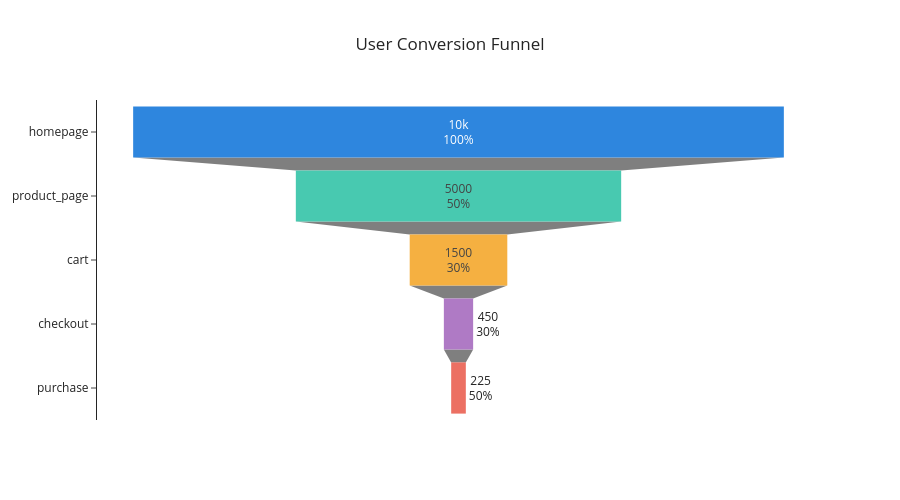

Here is the notebook cell this chart was saved with:
### Code cell
fig = go.Figure(go.Funnel(
    y=funnel_df['stage'],
    x=funnel_df['users'],
    textinfo="value+percent previous",
    marker={"color": ["#2E86DE", "#48C9B0", "#F5B041", "#AF7AC5", "#EC7063"]}
))

fig.update_layout(
    title="User Conversion Funnel",
    title_x=0.5,
    template="simple_white",
    width=900,
    height=500
)

fig.show()

### Figure 1 — Plotly figure (JSON) as saved in the notebook; plotly's stock layout.template omitted (floating-point values rounded to 4 significant figures)
{"data": [{"marker": {"color": ["#2E86DE", "#48C9B0", "#F5B041", "#AF7AC5", "#EC7063"]}, "textinfo": "value+percent previous", "type": "funnel", "x": [10000, 5000, 1500, 450, 225], "y": ["homepage", "product_page", "cart", "checkout", "purchase"]}], "layout": {"height": 500, "title": {"text": "User Conversion Funnel", "x": 0.5}, "width": 900}}
